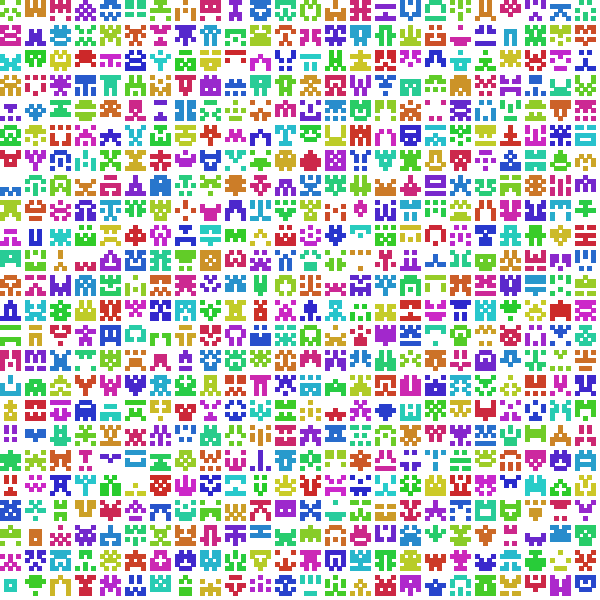
Frame 1 (no input)
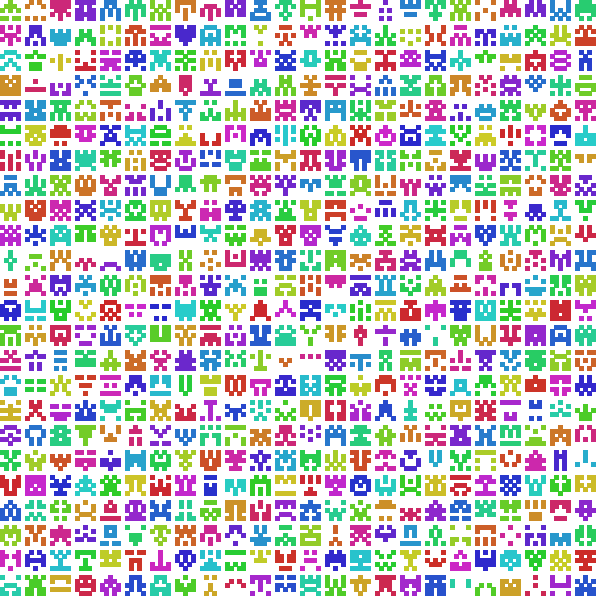
Frame 2 (the mouse pressed at the canvas centre, redrawn once)

The Processing sketch that drew these frames (run headless with seeded random() and noise(); the mouse was pressed at the canvas centre and the sketch redrawn once):

// Processing sketch: InvandersHerd
// ── InvandersHerd.pde


final float GRC = 0.618033988749895; //golden_ratio_conjugate

float value = random(360);

void setColor() {
    
  value += 360*GRC;
  value %= 360;
  
  stroke(value, 80, 80);
  fill(value, 80, 80);
}


void drawVader(int seed, int x, int y, int w, int h) {
 
  setColor();
  
  float dx = w / 5.0;
  float dy = h / 5.0;
  
  for (int i=0; i<5; i++) {
    
    if ((seed & 0x01) != 0) {
      rect(x, y+i*dy, dx, dy);
      rect(x+w-dx, y+i*dy, dx, dy);
    }
  
    if ((seed & 0x02) != 0) {
      rect(x+dx, y+i*dy, dx, dy);
      rect(x+w-2*dx, y+i*dy, dx, dy);
    }
  
    if ((seed & 0x04) != 0) {
      rect(x+2*dx, y+i*dy, dx, dy);
    }
  
    seed >>= 3;
  }
}

void setup() {
  
  size(600, 600);
  noLoop();
  
  colorMode(HSB, 360, 100, 100);
}

void draw() {
  
  background(0, 0, 100);
  
  for (int i=0; i<24; i++) {
    for (int j=0; j<24; j++) {
      drawVader((int)random(0xffff), i*25, j*25, 20, 20);
    }
  }
  
  save("invaders-herd.png");
}

void keyPressed() {
  redraw();
}

void mousePressed() {
  redraw();
}
